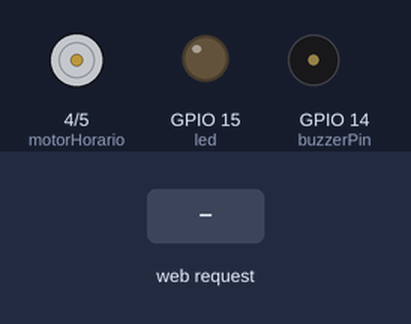
Bench run of a sketch on a simulated ESP8266 (NodeMCU). On the bench: motor-driver pin pairs drawn as motors (green arrow = first pin HIGH = forward, orange = second pin HIGH = backward, longer = more drive), output pins drawn as LEDs (lit = HIGH), buzzer (waves = sounding). The test bench sets the inputs (shaded band). WiFi joins after 1.5 s; servers stay silent unless stated; what the sketch prints to the serial monitor is not drawn.

Above: at 2.7 s.
2.8 s: HTTP request GET /buzzer_on received
At 3.1 s:
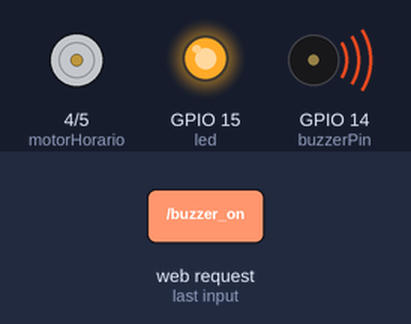
4.3 s: HTTP request GET /buzzer_off received
At 5.4 s:
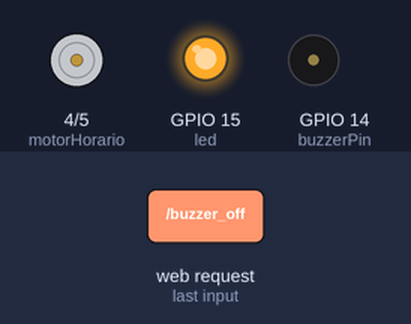
5.8 s: HTTP request GET /motor_anti_on received
At 6.6 s:
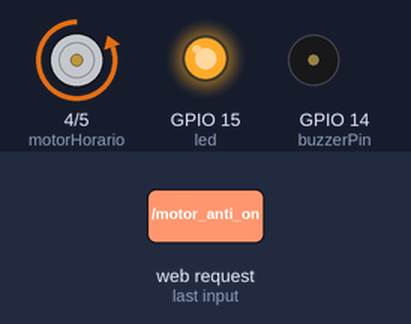
7.3 s: HTTP request GET /led_off received
At 7.7 s:
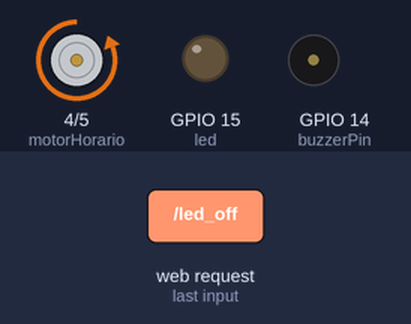
8.8 s: HTTP request GET /buzzer_on received
At 10.0 s:
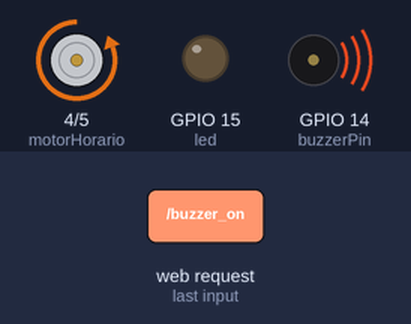
10.3 s: HTTP request GET /led_on received
At 11.2 s:
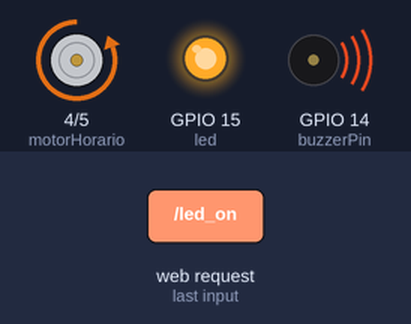
Timing chart, 0 to 12.8 s (numbered marks = the images above; inputs shaded):
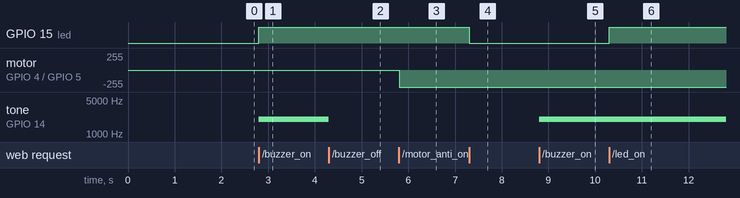

The sketch:

Seguran.ino.ino
```cpp
#include "ESP8266WiFi.h"


// WiFi parameters to be configured
const char* ssid = "bea";
const char* password = "adminadmin";
const int led = 15;
const int buzzerPin = 14;
const int motorHorario = 4;
const int motorAnti = 5;
int onOff = 1;
int buzzerOnOff = 0;
int motorHorarioOnOff = 0;
int motorAntiOnOff = 0;

WiFiServer server(80);

void setup() {

  Serial.begin(115200);
  delay(10);

  // prepare
  pinMode(led, OUTPUT);
  digitalWrite(led, 0);

  pinMode(motorHorario, OUTPUT);
  digitalWrite(motorHorario, 0);

  pinMode(motorAnti, OUTPUT);
  digitalWrite(motorAnti, 0);

  pinMode (buzzerPin, OUTPUT);

  // Connect to WiFi network
  Serial.println();
  Serial.println();
  Serial.print("Connecting to ");
  Serial.println(ssid);

  WiFi.begin(ssid, password);
  WiFi.mode(WIFI_STA);

  while (WiFi.status() != WL_CONNECTED) {
    delay(500);
    Serial.print(".");
  }

  Serial.println("");
  Serial.println("WiFi connected");

  // Start the server
  server.begin();
  Serial.println("Server started");
  Serial.println(WiFi.localIP());
}

void loop() {
  WiFiClient client = server.available();
  if (!client) {
    return;
  }

  Serial.println("new client");
  while(!client.available()){
    delay(1);
  }

  String req = client.readStringUntil('\r');
  Serial.println(req);
  client.flush();

 // Mudança de status do buzzer
  if (req.indexOf("buzzer_on") != -1){
    buzzerOnOff = 2000;
    tone(buzzerPin, buzzerOnOff);
  }

  if (req.indexOf("buzzer_off") != -1){
    buzzerOnOff = 0;
    noTone(buzzerPin);
  }


  // Mudança de status do led
  if (req.indexOf("led_on") != -1){
    onOff = 1;
  }

  if (req.indexOf("led_off") != -1){
    onOff = 0;
  }

  digitalWrite(led, onOff);

  String ledStatus = "";
  if(onOff == 0){
    ledStatus = "on";
  }else{
    ledStatus = "off";
  }

  String buzzerStatus = "";
  if(buzzerOnOff == 0){
    buzzerStatus = "off";
  }else{
    buzzerStatus = "on";
  }

// Mudança de status do motor de passo ON
  if (req.indexOf("motor_horario_on") != -1){
    motorHorarioOnOff = 1;
    Serial.println("Motor horário ON");

  }

  if (req.indexOf("motor_horario_off") != -1){
    motorHorarioOnOff = 0;
    Serial.println("Motor horário OFF");
  }

  digitalWrite(motorHorario, motorHorarioOnOff);


  String motorHorarioStatus = "";

  if(onOff == 0){
    motorHorarioStatus = "on";

     }else{
    motorHorarioStatus = "off";

  }

// Mudança de status do motor de passo OFF
  if (req.indexOf("motor_anti_on") != -1){
    motorAntiOnOff = 1;
    Serial.println("Motor ANTI horário ON");

  }

  if (req.indexOf("motor_anti_off") != -1){
    motorAntiOnOff = 0;
  }

  digitalWrite(motorAnti, motorAntiOnOff);


  String motorAntiStatus = "";
  if(motorAntiOnOff == 0){
    motorAntiStatus = "on";
  }else{
    motorAntiStatus = "off";
  }


  String buf = "{ buzzer: '" + buzzerStatus + "',led: '"+ ledStatus + "',motor: '" + 0 +" }";
  client.print(buf);
  client.flush();

  Serial.println("Client disonnected");
}
```

Measured:
- after the input at 2.8 s, GPIO 15 (led): LOW → HIGH at once; tone on GPIO 14 (buzzerPin): silent → 2000 Hz at once
- after the input at 4.3 s, tone on GPIO 14 (buzzerPin): 2000 Hz → silent at once
- after the input at 5.8 s, motor on GPIO 4 (motorHorario) / GPIO 5 (motorAnti): stopped → backward 255/255 at once
- after the input at 7.3 s, GPIO 15 (led): HIGH → LOW at once
- after the input at 8.8 s, tone on GPIO 14 (buzzerPin): silent → 2000 Hz at once
- after the input at 10.3 s, GPIO 15 (led): LOW → HIGH at once
